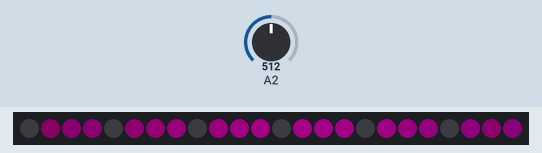
Recording of a sketch running on a simulated Arduino Uno, built with avr-gcc and run on an emulated ATmega328P. Parts: 24 RGB LEDs in strip order, left to right. The test bench sets the inputs (shaded band); at power-on: A2 = 512. Dim RGB values are drawn brighter than linear; random numbers use the default seed unless the sketch sets one.

Above: at 1.2 s.
1.3 s: A2 set to 0
3.6 s: A2 set to 122
At 5.29 s:
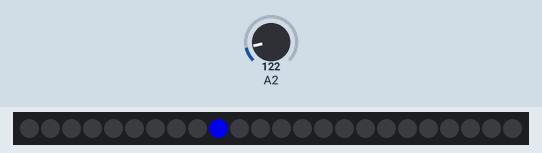
At 6.82 s:
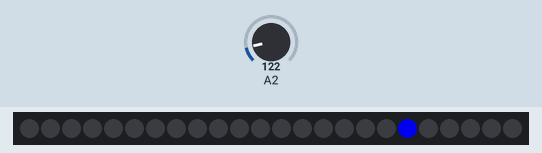
Timing chart, 0 to 8.3 s (numbered marks = the images above; inputs shaded):
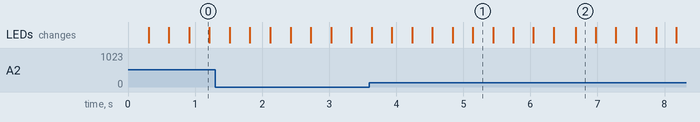

The sketch:

neopixel_ring_test.ino
```cpp
#include <FastLED.h>
#include <AnalogButton.h>
#ifdef __AVR__
  #include <avr/power.h>
#endif

#define DATA_PIN 6
#define TAPPER_PIN 10
#define NUM_LEDS 24
#define PULSE_LIGHTS 6
#define STD_LIGHTS (NUM_LEDS - PULSE_LIGHTS)

#define STD_MODE 0
#define PULSE_MODE 1


// LED ARRAYS
// ————————————————————————————————————————————————
CRGB leds[NUM_LEDS];
int pulse_lights[PULSE_LIGHTS];
int std_lights[STD_LIGHTS];


// RENDER MODES
// ————————————————————————————————————————————————
void (*renderers[])(void) {
  mode_brightness,
  mode_sparkle
};
#define N_MODES (sizeof(renderers) / sizeof(renderers[0]));
uint8_t render_mode = 0;


// SENSORS
// ————————————————————————————————————————————————

// inputs
const float analogThreshold = 0.25 ; // voltage at which to register tap
unsigned long debounceDelay = 30 ; // ms

AnalogButton tapper = AnalogButton(TAPPER_PIN, analogThreshold, debounceDelay);


// TAPPING INPUT
// ————————————————————————————————————————————————
const int TAPS_REQ = 4;
unsigned long tap_expiration = 2000; // ms before taps from unfinished pulse initiation are cleared
unsigned long doubletap_threshold = 250; // time between taps below which a double tap is registered

unsigned long tap_intervals[TAPS_REQ-1]; // store initiating taps, to be averaged; 4 taps -> 3 intervals
int tap_count = 0;
unsigned long last_tap = 0;


// PULSE CONTROL
// ————————————————————————————————————————————————

// inputs
unsigned long pulse_delay = 40; // in ms
uint32_t pulse_color = CRGB::Yellow;
int pulse_interval = 500; // time between pulses, in ms

byte current_mode = STD_MODE;
int pulse_light_interval = round(NUM_LEDS / PULSE_LIGHTS); // steps from one pulse light to next
int pulse_light_shift = 0;
bool increment_pulse_light_shift = 0;
bool pulse_prev = 0;
bool pulse_curr = 0;
unsigned long pulse_count = 0;
unsigned long last_pulse_start = 0;
unsigned long correction_tap_time = 0;


// ANIMATIONS
// ————————————————————————————————————————————————

unsigned long animation_start = 0;


// SETUP
// ————————————————————————————————————————————————
void setup() {

  FastLED.addLeds<NEOPIXEL, DATA_PIN>(leds, NUM_LEDS);
  FastLED.setBrightness(200);
  setLightTypes();
  Serial.begin(19200);
}


// LOOP
// ————————————————————————————————————————————————
void loop() {

  // animation
  EVERY_N_MILLISECONDS(5000) {
    render_mode++; // rotate animation mode
    render_mode %= N_MODES; // wrap around to start
  };
  (*renderers[render_mode])();

  // expire unfinished taps
  if ( current_mode == STD_MODE ) {
    if ( tap_count > 0 && ( millis() - last_tap > tap_expiration ) ) {
      // clear taps and recorded intervals
      tap_count = 0;
      for ( int i=0; i<TAPS_REQ-1; i++ ) {
        tap_intervals[i] = 0;
      }
    }
  }

  // tapper
  if ( tapper.newPress() ) {
    if ( current_mode == STD_MODE ) {

      tap_count++;
      // record interval
      if ( tap_count > 1 ) {
        tap_intervals[tap_count - 2] = millis() - last_tap;
      }
      last_tap = millis();

      // calc blended interval and enter pulse mode
      if ( tap_count == TAPS_REQ ) {
        unsigned long sum = 0L;
        for ( int i=0; i<TAPS_REQ-1; i++ ) {
          sum += tap_intervals[i];
          // clear array
          tap_intervals[i] = 0;
        }
        pulse_interval = round( sum / (TAPS_REQ - 1) );
        pulse_count = 0;
        current_mode = PULSE_MODE;
        setLightTypes();
      }

      // start new pulse to correspond with tap
      last_pulse_start = last_tap;
      pulse_curr = 1;

    } else if ( current_mode == PULSE_MODE ) {

      // if double tap, return to standard mode
      if ( millis() - correction_tap_time < doubletap_threshold ) {
        current_mode = STD_MODE;
        setLightTypes();
        return;
      }

      // tempo correction
      correction_tap_time = millis();

      // determine which beat correction tap is correcting: prev or next
      bool prev = correction_tap_time - last_pulse_start < pulse_interval/2;
      if ( prev == 0 ) {
        pulse_count++;
      }

      // update interval
      pulse_interval = round((correction_tap_time - last_tap) / pulse_count);

      // start new pulse to correspond with tap
      last_pulse_start = correction_tap_time;
      pulse_curr = 1;
    }

  }

  // pulse control
  pulse_prev = pulse_curr;
  if ( current_mode == PULSE_MODE || pulse_prev ) {
    if (pulse_prev == 1) {
      if ( millis() - last_pulse_start > pulse_delay ) {
        pulse_curr = 0;
        increment_pulse_light_shift = 1;
      }
    } else {
      if ( millis() - last_pulse_start >= pulse_interval ) {
        pulse_count++;
        pulse_curr = 1;
        last_pulse_start = millis();
      }
    }
  }

  // set pulse lights
  for(uint16_t i=0; i<NUM_LEDS; i++) {

    // pulse
    if ( (i+pulse_light_interval-pulse_light_shift) % pulse_light_interval == 0 ) {
      if ( pulse_curr == 1 ) {
        leds[i] = pulse_color;
      } else {
        leds[i] = 0;
      }
    }
  }
  FastLED.show();

  if ( increment_pulse_light_shift == 1 ) {
//    incrementPulseLightShift(1);
    increment_pulse_light_shift = 0;
  }
}


// METHODS
// ————————————————————————————————————————————————

void mode_brightness() {
  static int hue = 213;
  static int max_brightness = 150;
  static int bpm = 45;

  for(uint8_t i=0; i<STD_LIGHTS; i++) {

    int value = beatsin8(bpm, max_brightness/2, max_brightness, 0, round( ((float)i+1) / STD_LIGHTS * 255 ));
    leds[std_lights[i]] = CHSV( hue, 255, value );
  }
}

void mode_rainbow() {

  for(uint8_t i=0; i<STD_LIGHTS; i++) {
    leds[std_lights[i]] = CHSV(round((float) i / STD_LIGHTS * 256) - 1, 255, 100);
  }
}

void mode_sparkle() {
  int p = 20; // every p milliseconds
  static uint8_t random_pixel = 0;
  static unsigned long last_sparkle = 0;

  if( (millis() - last_sparkle) > p ) {
    clear_std_lights();
    uint8_t r;
    do {
      r = random(STD_LIGHTS);                // Pick a new random pixel
    } while(r == random_pixel);       // but not the same as last time
    random_pixel = r;                 // Save new random pixel index
    leds[std_lights[random_pixel]] = CRGB::Blue;
    last_sparkle = millis();
  }
}


// Rotating color wheel, using 'raw' RGB values (no gamma correction).
// Average current use is about 1/2 of the max-all-white case.
void mode_colorwheel() {
  uint32_t t = millis();
  for(uint8_t i=0; i<STD_LIGHTS; i++) {
    leds[std_lights[i]] = CHSV(t + i * 1530 / 12, 255, 50);
  }
}

void clear_std_lights() {
  for ( uint16_t i=0; i<STD_LIGHTS; i++ ) {
    leds[std_lights[i]] = 0;
  }
}

void setLightTypes() {

  int i_pulse = 0;
  int i_std = 0;
  for ( uint16_t i=0; i<NUM_LEDS; i++ ) {
    if ( (i+pulse_light_interval-pulse_light_shift) % pulse_light_interval == 0 ){
      pulse_lights[i_pulse] = i;
      i_pulse++;
    } else {
      std_lights[i_std] = i;
      i_std++;
    }
  }
}


// Change the first light that pulses
void incrementPulseLightShift(int num) {
  pulse_light_shift += num;
  if ( pulse_light_shift >= pulse_light_interval ) {
    pulse_light_shift -= pulse_light_interval;
  }
}
```
